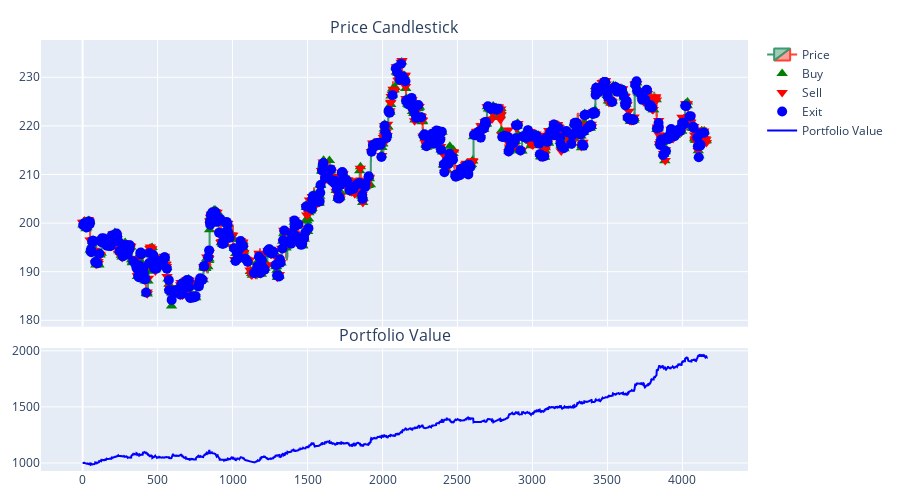

Here is the notebook cell this chart was saved with:
### Code cell
# env_test.unwrapped.save_for_render(dir = "render_logs")

historical_info_df = history_dfs[-1]
buy_df_xgb, sell_df_xgb, exit_df_xgb = extract_signals(historical_info_df)
fig_xgb = build_fig(
    historical_info_df,
    buy_df_xgb,
    sell_df_xgb,
    exit_df_xgb
)
fig_xgb.show()

### Figure 1 — Plotly figure (JSON) as saved in the notebook; plotly's stock layout.template omitted (floating-point values rounded to 4 significant figures; data arrays with more than 128 entries replaced by an {"elided": "..."} marker saying what was removed)
{"data": [{"close": {"elided": "4166 float values"}, "high": {"elided": "4166 float values"}, "low": {"elided": "4166 float values"}, "name": "Price", "open": {"elided": "4166 float values"}, "type": "candlestick", "x": {"elided": "4166 int values"}, "xaxis": "x", "yaxis": "y"}, {"marker": {"color": "green", "size": 10, "symbol": "triangle-up"}, "mode": "markers", "name": "Buy", "type": "scatter", "x": {"elided": "934 int values"}, "xaxis": "x", "y": {"elided": "934 float values"}, "yaxis": "y"}, {"marker": {"color": "red", "size": 10, "symbol": "triangle-down"}, "mode": "markers", "name": "Sell", "type": "scatter", "x": {"elided": "900 int values"}, "xaxis": "x", "y": {"elided": "900 float values"}, "yaxis": "y"}, {"marker": {"color": "blue", "size": 10, "symbol": "circle"}, "mode": "markers", "name": "Exit", "type": "scatter", "x": {"elided": "500 int values"}, "xaxis": "x", "y": {"elided": "500 float values"}, "yaxis": "y"}, {"line": {"color": "blue"}, "mode": "lines", "name": "Portfolio Value", "type": "scatter", "x": {"elided": "4166 int values"}, "xaxis": "x2", "y": {"elided": "4166 float values"}, "yaxis": "y2"}], "layout": {"annotations": [{"font": {"size": 16}, "showarrow": false, "text": "Price Candlestick", "x": 0.5, "xanchor": "center", "xref": "paper", "y": 1.0, "yanchor": "bottom", "yref": "paper"}, {"font": {"size": 16}, "showarrow": false, "text": "Portfolio Value", "x": 0.5, "xanchor": "center", "xref": "paper", "y": 0.285, "yanchor": "bottom", "yref": "paper"}], "height": 500, "margin": {"b": 20, "l": 40, "r": 20, "t": 40}, "xaxis": {"anchor": "y", "domain": [0, 1], "matches": "x2", "rangeslider": {"visible": false}, "showticklabels": false}, "xaxis2": {"anchor": "y2", "domain": [0, 1], "rangeslider": {"visible": false}}, "yaxis": {"anchor": "x", "domain": [0.335, 1.0]}, "yaxis2": {"anchor": "x2", "domain": [0, 0.285]}}}
